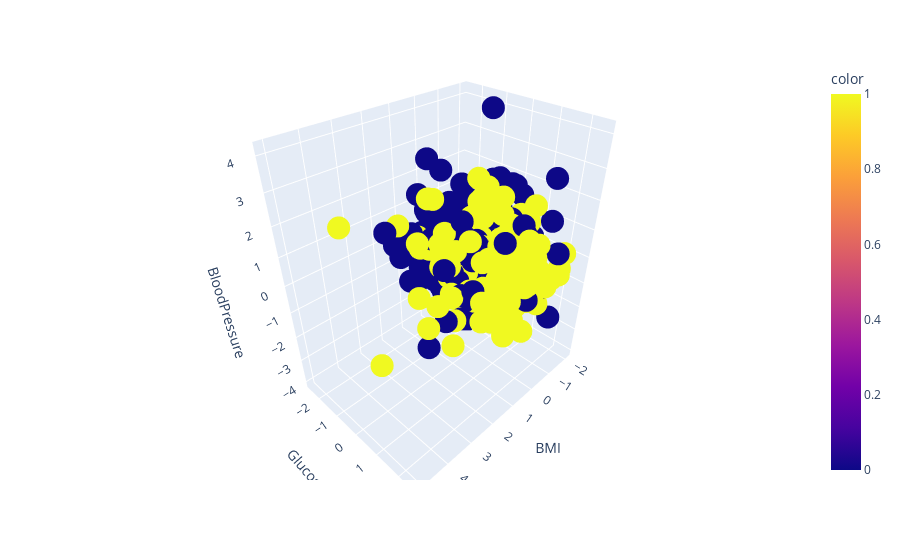
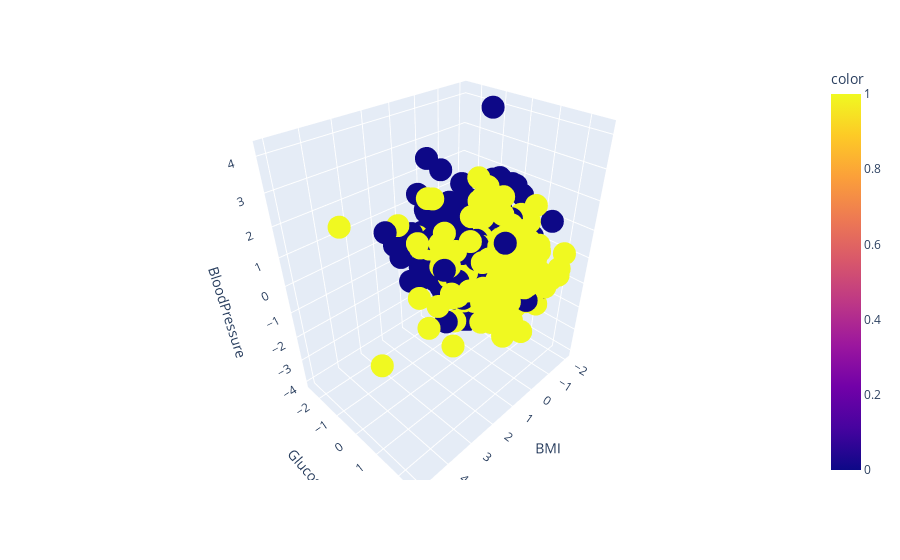
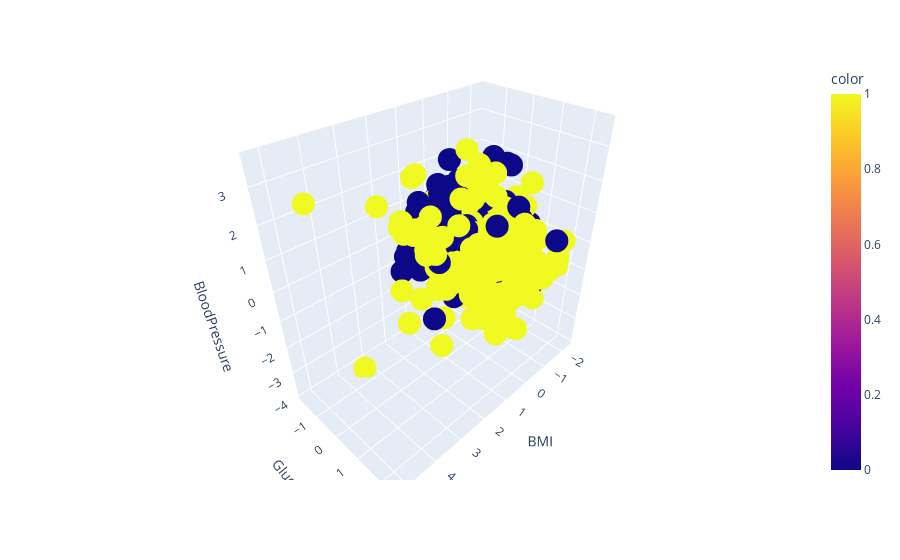
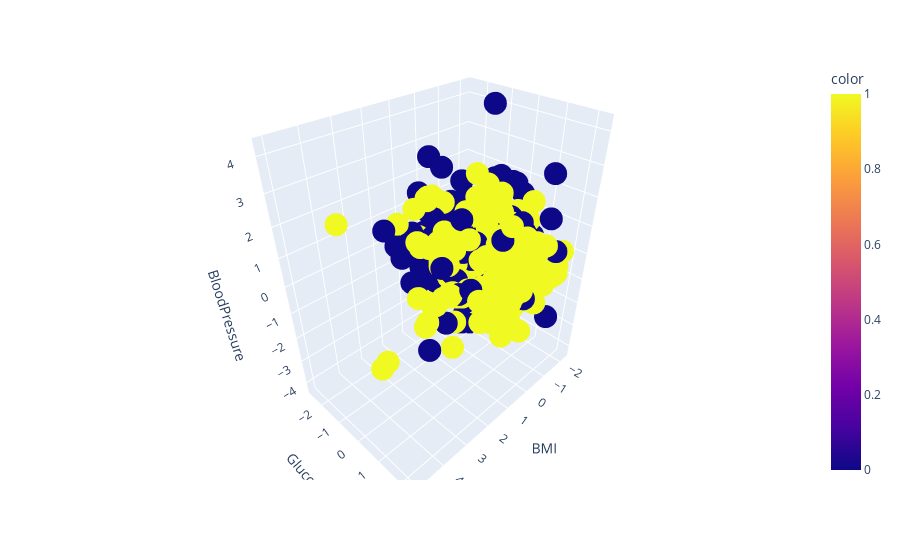

Source (notebook cell) for these figures, in order:
### Markdown cell above
#### Looping for all sampling techniques

### Code cell
# Variables to be used
counter = 0
sample_techs = ['Original', 'TomekLinks', 'NearMiss', 'SMOTE']

for i in resampled_df_x:
    print(sample_techs[counter])
    print(i.shape)

    # 1. Scaling    
    scaled_x = std_scaler(i)
    
    # 1.5 Train test split
    x_train, x_test, y_train, y_test = train_test_split(scaled_x, resampled_df_y[counter], test_size=1/3, random_state=42, stratify=resampled_df_y[counter])
    
    # 2. Classifier model with multiple values of k as a parameter
    error_rate, train_scores, test_scores = classifier_model(20, x_train, y_train, x_test, y_test)

    # 2.5 Minimum error rate
    print('Min Error Rate:', (round(min(error_rate), 4)))

    # 3. Getting max train and test scores
    max_train_score = max(train_scores)
    train_scores_index = [i for i, v in enumerate(train_scores) if v == max_train_score]
    
    best_k_values = list(map(lambda x: x+1, train_scores_index))

    # print('Max train score {} and k = {}'.format(round(max(train_scores), 4), best_k_values))
    print('Mean test score {} '.format(round(np.mean(test_scores), 4)))

    # 4. Visualization
    vis_err_vs_k(20, error_rate, sample_techs[counter]) 

    # 5. Visualization of error rate
    vis_err_rate(20, train_scores, test_scores, sample_techs[counter])
    
    # 6. Build classifier
    knn_clf = build_classifier(best_k_values[0], x_train, y_train)

    # 6.5 Setting up knn classifier with k neighbours (k value which gives minimum error) and performance analysis
    classifier_final_analysis(knn_clf, x_test, y_test, sample_techs[counter])

    # 7. ROC-AUC curve
    roc_auc(best_k_values[0], knn_clf, x_test, y_test, sample_techs[counter])

    # 8. 3D Plot
    fig = px.scatter_3d(scaled_x, x='BMI', y='Glucose', z='BloodPressure', color=resampled_df_y[counter])
    fig.show()

    counter += 1

### Figure 1 — Plotly figure (JSON) as saved in the notebook; plotly's stock layout.template omitted (floating-point values rounded to 4 significant figures; data arrays with more than 128 entries replaced by an {"elided": "..."} marker saying what was removed)
{"data": [{"hovertemplate": "BMI=%{x}<br>Glucose=%{y}<br>BloodPressure=%{z}<br>color=%{marker.color}<extra></extra>", "legendgroup": "", "marker": {"color": {"elided": "768 int values"}, "coloraxis": "coloraxis", "symbol": "circle"}, "mode": "markers", "name": "", "scene": "scene", "showlegend": false, "type": "scatter3d", "x": {"elided": "768 float values"}, "y": {"elided": "768 float values"}, "z": {"elided": "768 float values"}}], "layout": {"coloraxis": {"colorbar": {"title": {"text": "color"}}, "colorscale": [[0, "#0d0887"], [0.1111, "#46039f"], [0.2222, "#7201a8"], [0.3333, "#9c179e"], [0.4444, "#bd3786"], [0.5556, "#d8576b"], [0.6667, "#ed7953"], [0.7778, "#fb9f3a"], [0.8889, "#fdca26"], [1, "#f0f921"]]}, "legend": {"tracegroupgap": 0}, "margin": {"t": 60}, "scene": {"domain": {"x": [0, 1], "y": [0, 1]}, "xaxis": {"title": {"text": "BMI"}}, "yaxis": {"title": {"text": "Glucose"}}, "zaxis": {"title": {"text": "BloodPressure"}}}}}

### Figure 2 — Plotly figure (JSON) as saved in the notebook; plotly's stock layout.template omitted (floating-point values rounded to 4 significant figures; data arrays with more than 128 entries replaced by an {"elided": "..."} marker saying what was removed)
{"data": [{"hovertemplate": "BMI=%{x}<br>Glucose=%{y}<br>BloodPressure=%{z}<br>color=%{marker.color}<extra></extra>", "legendgroup": "", "marker": {"color": {"elided": "721 int values"}, "coloraxis": "coloraxis", "symbol": "circle"}, "mode": "markers", "name": "", "scene": "scene", "showlegend": false, "type": "scatter3d", "x": {"elided": "721 float values"}, "y": {"elided": "721 float values"}, "z": {"elided": "721 float values"}}], "layout": {"coloraxis": {"colorbar": {"title": {"text": "color"}}, "colorscale": [[0, "#0d0887"], [0.1111, "#46039f"], [0.2222, "#7201a8"], [0.3333, "#9c179e"], [0.4444, "#bd3786"], [0.5556, "#d8576b"], [0.6667, "#ed7953"], [0.7778, "#fb9f3a"], [0.8889, "#fdca26"], [1, "#f0f921"]]}, "legend": {"tracegroupgap": 0}, "margin": {"t": 60}, "scene": {"domain": {"x": [0, 1], "y": [0, 1]}, "xaxis": {"title": {"text": "BMI"}}, "yaxis": {"title": {"text": "Glucose"}}, "zaxis": {"title": {"text": "BloodPressure"}}}}}

### Figure 3 — Plotly figure (JSON) as saved in the notebook; plotly's stock layout.template omitted (floating-point values rounded to 4 significant figures; data arrays with more than 128 entries replaced by an {"elided": "..."} marker saying what was removed)
{"data": [{"hovertemplate": "BMI=%{x}<br>Glucose=%{y}<br>BloodPressure=%{z}<br>color=%{marker.color}<extra></extra>", "legendgroup": "", "marker": {"color": {"elided": "536 int values"}, "coloraxis": "coloraxis", "symbol": "circle"}, "mode": "markers", "name": "", "scene": "scene", "showlegend": false, "type": "scatter3d", "x": {"elided": "536 float values"}, "y": {"elided": "536 float values"}, "z": {"elided": "536 float values"}}], "layout": {"coloraxis": {"colorbar": {"title": {"text": "color"}}, "colorscale": [[0, "#0d0887"], [0.1111, "#46039f"], [0.2222, "#7201a8"], [0.3333, "#9c179e"], [0.4444, "#bd3786"], [0.5556, "#d8576b"], [0.6667, "#ed7953"], [0.7778, "#fb9f3a"], [0.8889, "#fdca26"], [1, "#f0f921"]]}, "legend": {"tracegroupgap": 0}, "margin": {"t": 60}, "scene": {"domain": {"x": [0, 1], "y": [0, 1]}, "xaxis": {"title": {"text": "BMI"}}, "yaxis": {"title": {"text": "Glucose"}}, "zaxis": {"title": {"text": "BloodPressure"}}}}}

### Figure 4 — Plotly figure (JSON) as saved in the notebook; plotly's stock layout.template omitted (floating-point values rounded to 4 significant figures; data arrays with more than 128 entries replaced by an {"elided": "..."} marker saying what was removed)
{"data": [{"hovertemplate": "BMI=%{x}<br>Glucose=%{y}<br>BloodPressure=%{z}<br>color=%{marker.color}<extra></extra>", "legendgroup": "", "marker": {"color": {"elided": "1000 int values"}, "coloraxis": "coloraxis", "symbol": "circle"}, "mode": "markers", "name": "", "scene": "scene", "showlegend": false, "type": "scatter3d", "x": {"elided": "1000 float values"}, "y": {"elided": "1000 float values"}, "z": {"elided": "1000 float values"}}], "layout": {"coloraxis": {"colorbar": {"title": {"text": "color"}}, "colorscale": [[0, "#0d0887"], [0.1111, "#46039f"], [0.2222, "#7201a8"], [0.3333, "#9c179e"], [0.4444, "#bd3786"], [0.5556, "#d8576b"], [0.6667, "#ed7953"], [0.7778, "#fb9f3a"], [0.8889, "#fdca26"], [1, "#f0f921"]]}, "legend": {"tracegroupgap": 0}, "margin": {"t": 60}, "scene": {"domain": {"x": [0, 1], "y": [0, 1]}, "xaxis": {"title": {"text": "BMI"}}, "yaxis": {"title": {"text": "Glucose"}}, "zaxis": {"title": {"text": "BloodPressure"}}}}}
